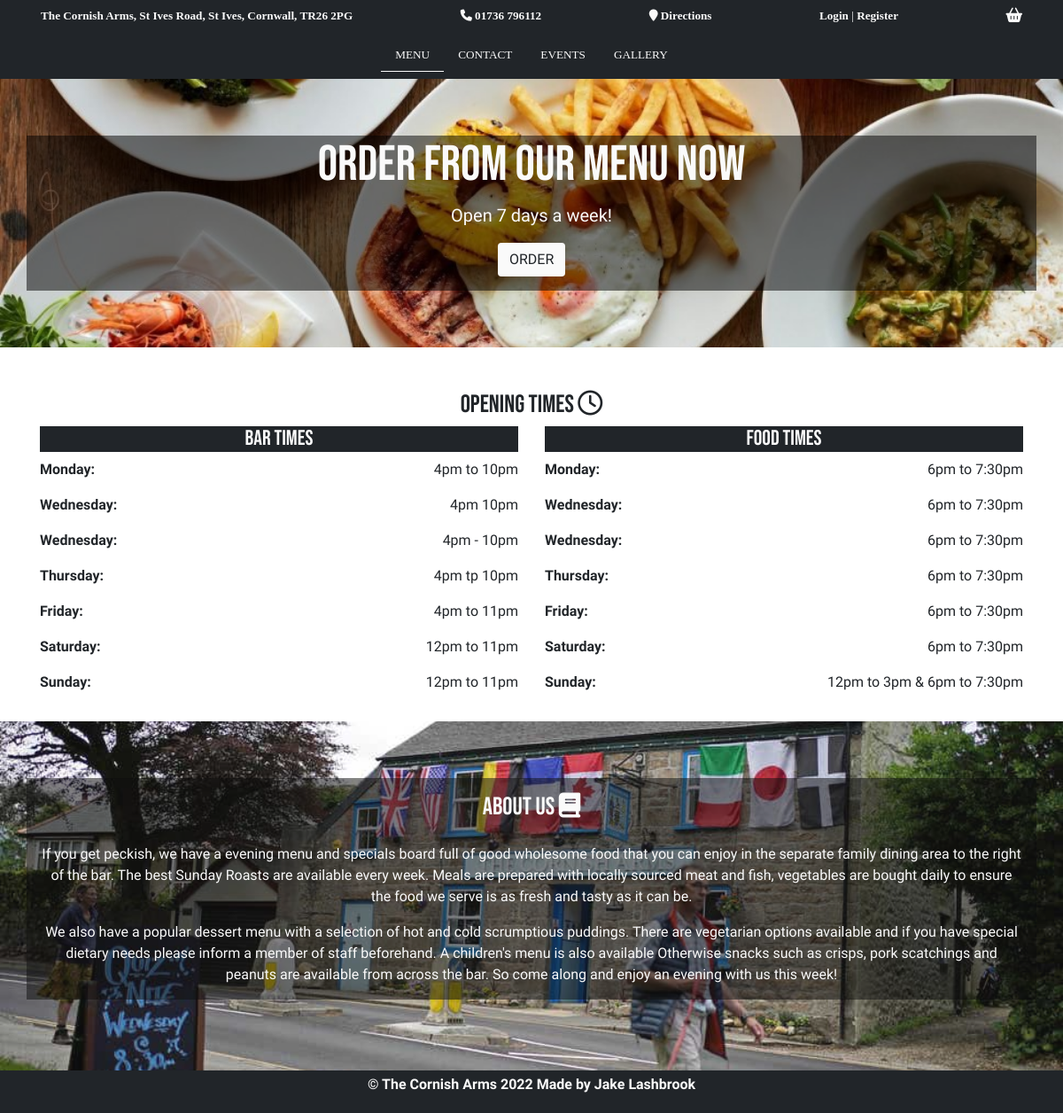
The page / on the database its author committed.
### home/models.py (models this page shows, shortened)
class Opening(models.Model):
    class Meta:
        verbose_name_plural = 'Opening Times'
    monday = models.CharField(max_length=50, default='timezone.now')
    tuesday = models.CharField(max_length=50, default='timezone.now')
    wednesday = models.CharField(max_length=50, default='timezone.now')
    thursday = models.CharField(max_length=50, default='timezone.now')
    friday = models.CharField(max_length=50, default='timezone.now')
    saturday = models.CharField(max_length=50, default='timezone.now')
    sunday = models.CharField(max_length=50, default='timezone.now')

class Food(models.Model):
    class Meta:
        verbose_name_plural = 'Food Times'
    monday = models.CharField(max_length=50, default='timezone.now')
    tuesday = models.CharField(max_length=50, default='timezone.now')
    wednesday = models.CharField(max_length=50, default='timezone.now')
    thursday = models.CharField(max_length=50, default='timezone.now')
    friday = models.CharField(max_length=50, default='timezone.now')
    saturday = models.CharField(max_length=50, default='timezone.now')
    sunday = models.CharField(max_length=50, default='timezone.now')
    if_lunch = models.BooleanField(default=False)
    lunch_hours = models.CharField(max_length=50, default='timezone.now')

class About(models.Model):
    class Meta:
        verbose_name_plural = 'About Us'
    title = models.CharField(max_length=60, blank=False, null=False)
    paragraph1 = models.TextField()
    paragraph2 = models.TextField()
    background_image = models.ImageField(
        upload_to='media/', height_field=None,
        width_field=None, max_length=100)

### home/views.py (the view)
# urls.py: path('', views.index, name='home')
def index(request):
    opening = Opening.objects.all()
    food = Food.objects.all()
    about = About.objects.all()
    template = 'home/index.html'
    context = {
        'opening': opening,
        'food': food,
        'about': about,
    }
    return render(request, template, context)

### home/templates/home/index.html (shortened to what this page needs)
{% extends "base.html" %}
{% load static %}
{% block content %}
<div class="jumbotron jumbotron-fluid hero-img"
style="background-image: url('media/food-corn.webp'); background-repeat: no-repeat;
background-size: cover; background-position: center;">
    <div class="container hero-text-cont text-left text-lg-center">
      <h2 class="display-4 text-uppercase text-wht">Order from our menu now</h2>
      <p class="lead text-capitalized text-wht">Open 7 days a week!</p>
      <a href="" class="btn btn-wht mb-3 hvr-float text-uppercase">Order</a>
    </div>
  </div>
<div class="container-fluid text-center">
<div class="container-fluid">
  <div class="container pt-3 pb-3">
  <h3 class="text-uppercase">Opening Times <i class="far fa-clock"></i></h3>
  <div class="row">
    <div class="col-sm">
      <h4 class="text-uppercase bg-blk text-wht text-left text-lg-center">bar times</h4>
      <div class="row">
      <div class="col text-left">
        <p><strong>Monday:</strong></p>
        <p><strong>Wednesday:</strong></p>
        <p><strong>Wednesday:</strong></p>
        <p><strong>Thursday:</strong></p>
        <p><strong>Friday:</strong></p>
        <p><strong>Saturday:</strong></p>
        <p><strong>Sunday:</strong></p>
      </div>
      <div class="col text-right text-blk">
      {% for o in opening %}
        <p>{{ o.monday }}</p>
        <p>{{ o.tuesday }}</p>
        <p>{{ o.wednesday }}</p>
        <p>{{ o.thursday }}</p>
        <p>{{ o.friday }}</p>
        <p>{{ o.saturday }}</p>
        <p>{{ o.sunday }}</p>
        {% endfor %}
      </div>
    </div>
    </div>
    <div class="col-sm">
      <h4 class="text-uppercase bg-blk text-wht text-left text-lg-center">food times</h4>
      <div class="row">
        <div class="col text-left">
          <p><strong>Monday:</strong></p>
          <p><strong>Wednesday:</strong></p>
          <p><strong>Wednesday:</strong></p>
          <p><strong>Thursday:</strong></p>
          <p><strong>Friday:</strong></p>
          <p><strong>Saturday:</strong></p>
          <p><strong>Sunday:</strong></p>
        </div>
        <div class="col text-right text-blk">
          {% for f in food %}
          <p>{{ f.monday }}</p>
          <p>{{ f.tuesday }}</p>
          <p>{{ f.wednesday }}</p>
          <p>{{ f.thursday }}</p>
          <p>{{ f.friday }}</p>
          <p>{{ f.saturday }}</p>
          <p>{{ f.sunday }}</p>
          {% endfor %}
        </div>
      </div>
    </div>
  </div>
</div>
</div>
</div>
{% for a in about %}
<div class="jumbotron jumbotron-fluid hero-img mb-0" style="background-image: url({{ a.background_image }});
background-repeat: no-repeat; background-size: cover; background-position: center; opacity: 0.95;">
<div class="container hero-text-cont text-wht" height="100%">
  <h3 class="text-uppercase text-wht pt-3 text-left text-lg-center">{{ a.title }} <i class="fas fa-book"></i></h3>
  <p class="pt-3 text-left text-lg-center">{{ a.paragraph1 }}</p>
  <p class="pb-3 text-left text-lg-center">{{ a.paragraph2 }}</p>
</div>
</div>
{% endfor %}
{% endblock %}

### static/css/base.css (style rules this page uses)
body { font-family: 'Raleway', sans-serif; }
h1, h2, h3, h4, h5, h6 { font-family: 'Bebas Neue', sans-serif; }
.text-wht { color: #fafafa; }
.text-blk { color: #212529; }
.btn-wht { background-color: #fafafa !important; color: #212529!important; }
.bg-blk { background-color: #212529; }
.hvr-float { display: inline-block; vertical-align: middle; -webkit-transform: perspective(1px) translateZ(0); transform: perspective(1px) translateZ(0); box-shadow: 0 0 1px rgba(0, 0, 0, 0); -webkit-transition-duration: 0.3s; transition-duration: 0.3s; -webkit-transition-property: transform; transition-property: transform; -webkit-transition-timing-function: ease-out; transition-timing-function: ease-out; }
.hero-text-cont { background-color: rgba(0,0,0,0.5); }

### rows shown on the page
Opening: monday "4pm to 10pm", tuesday "4pm 10pm", wednesday "4pm - 10pm", thursday "4pm tp 10pm", friday "4pm to 11pm", saturday "12pm to 11pm", sunday "12pm to 11pm"
Food: monday "6pm to 7:30pm", tuesday "6pm to 7:30pm", wednesday "6pm to 7:30pm", thursday "6pm to 7:30pm", friday "6pm to 7:30pm", saturday "6pm to 7:30pm", sunday "12pm to 3pm & 6pm to 7:30pm"
About: background_image (picture), title "ABOUT US", paragraph1 "If you get peckish, we have a evening menu and specials board full of good wholesome food that you can enjoy in the separate family dining area to the right of the bar. The best Sunday Roasts are available every week. Meals are prepared with locally sourced meat and fish, vegetables are bought daily to ensure the food we serve is as fresh and tasty as it can be.", paragraph2 "We also have a popular dessert menu with a selection of hot and cold scrumptious puddings. There are vegetarian options available and if you have special dietary needs please inform a member of staff beforehand. A children's menu is also available Otherwise snacks such as crisps, pork scatchings and peanuts are available from across the bar. So come along and enjoy an evening with us this week!"
